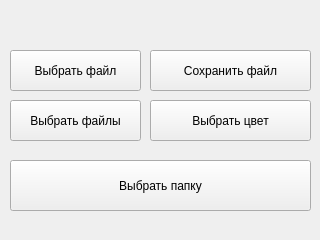
<?xml version="1.0" encoding="UTF-8"?>
<ui version="4.0">
 <class>MainWindow</class>
 <widget class="QMainWindow" name="MainWindow">
  <property name="geometry">
   <rect>
    <x>0</x>
    <y>0</y>
    <width>320</width>
    <height>240</height>
   </rect>
  </property>
  <property name="windowTitle">
   <string>MainWindow</string>
  </property>
  <widget class="QWidget" name="centralwidget">
   <widget class="QPushButton" name="pushButton">
    <property name="geometry">
     <rect>
      <x>10</x>
      <y>50</y>
      <width>131</width>
      <height>41</height>
     </rect>
    </property>
    <property name="text">
     <string>Выбрать файл</string>
    </property>
   </widget>
   <widget class="QPushButton" name="pushButton_2">
    <property name="geometry">
     <rect>
      <x>10</x>
      <y>100</y>
      <width>131</width>
      <height>41</height>
     </rect>
    </property>
    <property name="text">
     <string>Выбрать файлы</string>
    </property>
   </widget>
   <widget class="QPushButton" name="pushButton_3">
    <property name="geometry">
     <rect>
      <x>150</x>
      <y>50</y>
      <width>161</width>
      <height>41</height>
     </rect>
    </property>
    <property name="text">
     <string>Сохранить файл</string>
    </property>
   </widget>
   <widget class="QPushButton" name="pushButton_4">
    <property name="geometry">
     <rect>
      <x>150</x>
      <y>100</y>
      <width>161</width>
      <height>41</height>
     </rect>
    </property>
    <property name="text">
     <string>Выбрать цвет</string>
    </property>
   </widget>
   <widget class="QPushButton" name="pushButton_5">
    <property name="geometry">
     <rect>
      <x>10</x>
      <y>160</y>
      <width>301</width>
      <height>51</height>
     </rect>
    </property>
    <property name="text">
     <string>Выбрать папку</string>
    </property>
   </widget>
  </widget>
  <widget class="QMenuBar" name="menubar">
   <property name="geometry">
    <rect>
     <x>0</x>
     <y>0</y>
     <width>320</width>
     <height>21</height>
    </rect>
   </property>
  </widget>
 </widget>
 <resources/>
 <connections/>
</ui>
